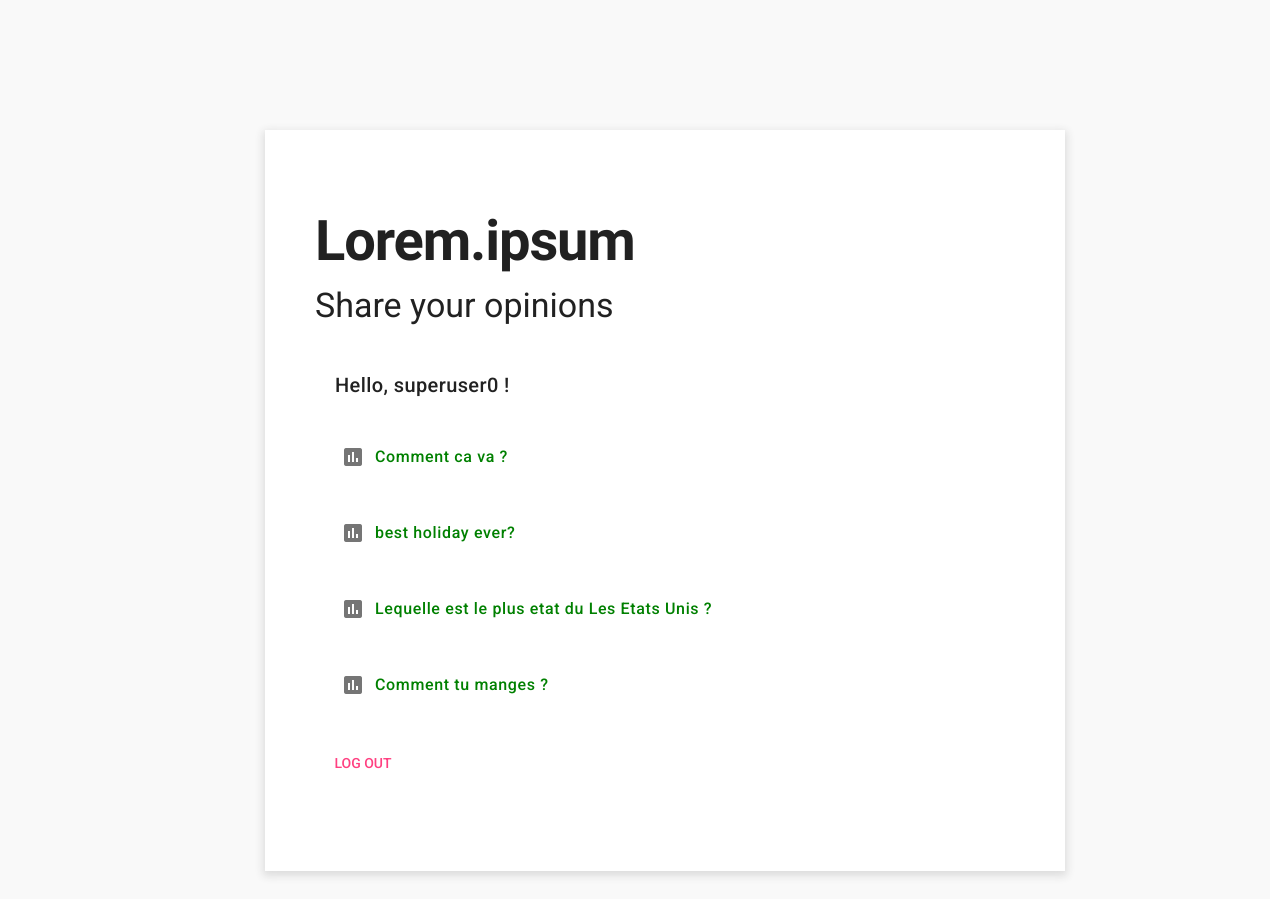
The app's page /polls/ (signed in), older data.
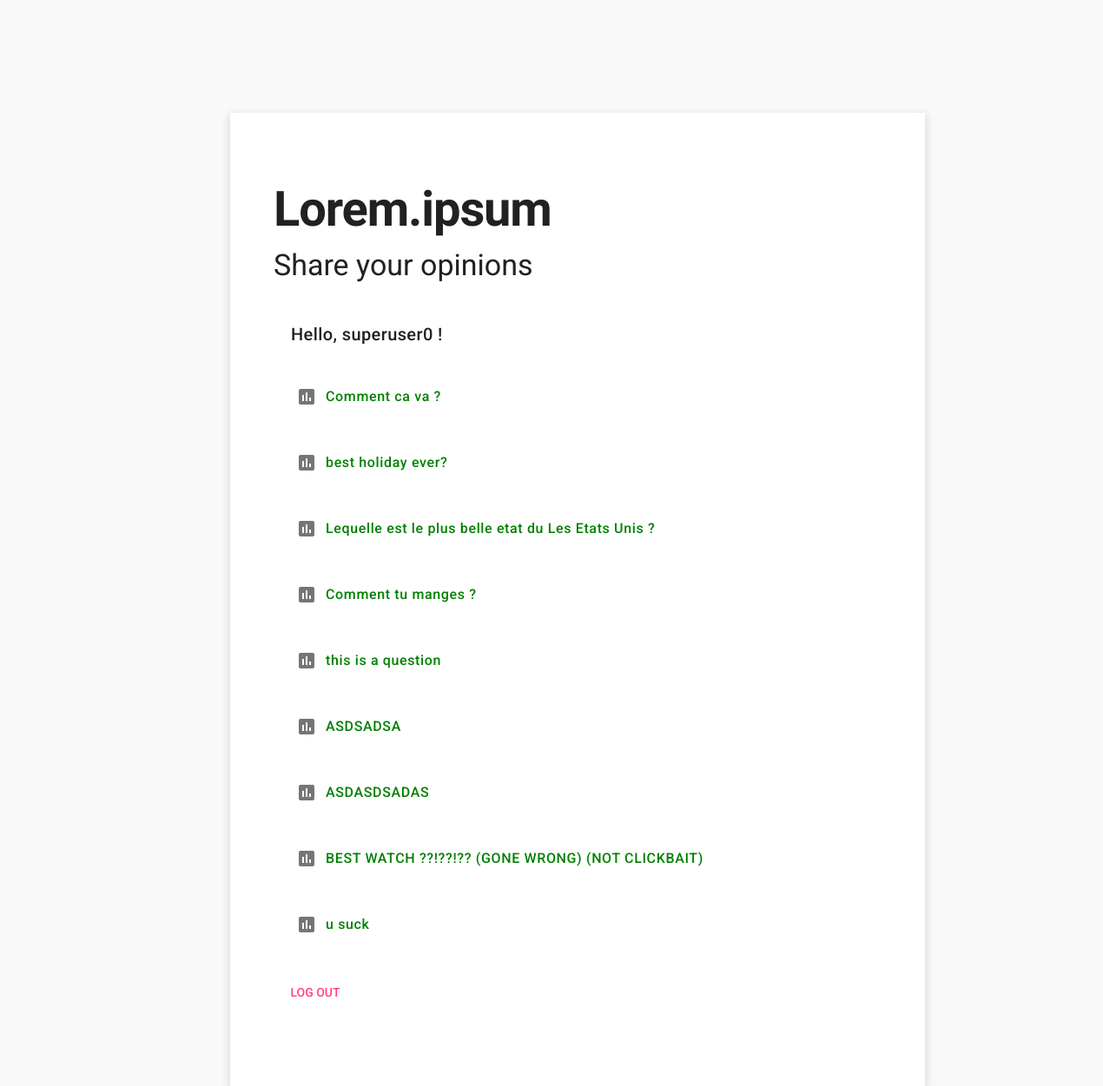
The same page, newer data.
### polls/models.py (models this page shows, shortened)
class Question(models.Model):
    question_text = models.CharField(max_length=200)
    pub_date = models.DateTimeField('date published')

### polls/views.py (the view)
# urls.py: path('', views.IndexView.as_view(), name='index'),
class IndexView(LoginRequiredMixin, generic.ListView):
    login_url = '../accounts/login/'
    redirect_field_name = 'redirect_to'
    template_name = 'polls/index.html'
    context_object_name = 'latest_question_list'
    def get_queryset(self):
        return Question.objects.filter(pub_date__lte=timezone.now())

### polls/templates/polls/index.html (shortened to what this page needs)
<head>
  {% load static %}
  <link rel="stylesheet" type="text/css" href="{% static 'polls/mdl1.3.0/material.min.css' %}" />
  <link rel="stylesheet" type="text/css" href="{% static 'polls/style.css' %}"/>
  <link rel="stylesheet" type="text/css" href="{% static 'sesshandlr/styles.css' %}"/>
</head>
<body class="sess-body">
  <div class="site-container">
    <h1 class='logo'> Lorem.ipsum </h1>
    <h3 class='subtitle'> Share your opinions </h3>
    <br/>
    {% if user.is_authenticated %}
      <h5 style='margin-left: 20px;'> Hello, {{ user.get_username }} !</h5>
    {% else %}
      <a href="{% url 'login'%}?next={{request.path}}">Login</a>
    {% endif %}
    {% if latest_question_list %}
        <ul class='mdl-list'>
            {% for question in latest_question_list %}
                <li class='mdl-list__item'>
                    <i class="material-icons mdl-list__item-icon listicon">poll</i>
                    <a href="{% url 'polls:detail' question.id %}">{{ question.question_text }}</a>
                </li>
            {% endfor %}
        </ul>
    {% else %}
        <p>No polls available.</p>
    {% endif %}
    {% if user.is_authenticated %}
      <a class="mdl-button mdl-js-button mdl-button--accent" href="{% url 'logout'%}">Log Out</a>
    {% endif %}
  </div>
</body>

Row changes from the older to the newer data that the page shows:
changed Question: question_text "Lequelle est le plus etat du Les Etats Unis ?" → "Lequelle est le plus belle etat du Les Etats Unis ?"
added Question: question_text "this is a question"
added Question: question_text "ASDSADSA"
added Question: question_text "ASDASDSADAS"
added Question: question_text "BEST WATCH ??!??!?? (GONE WRONG) (NOT CLICKBAIT)"
added Question: question_text "u suck"
